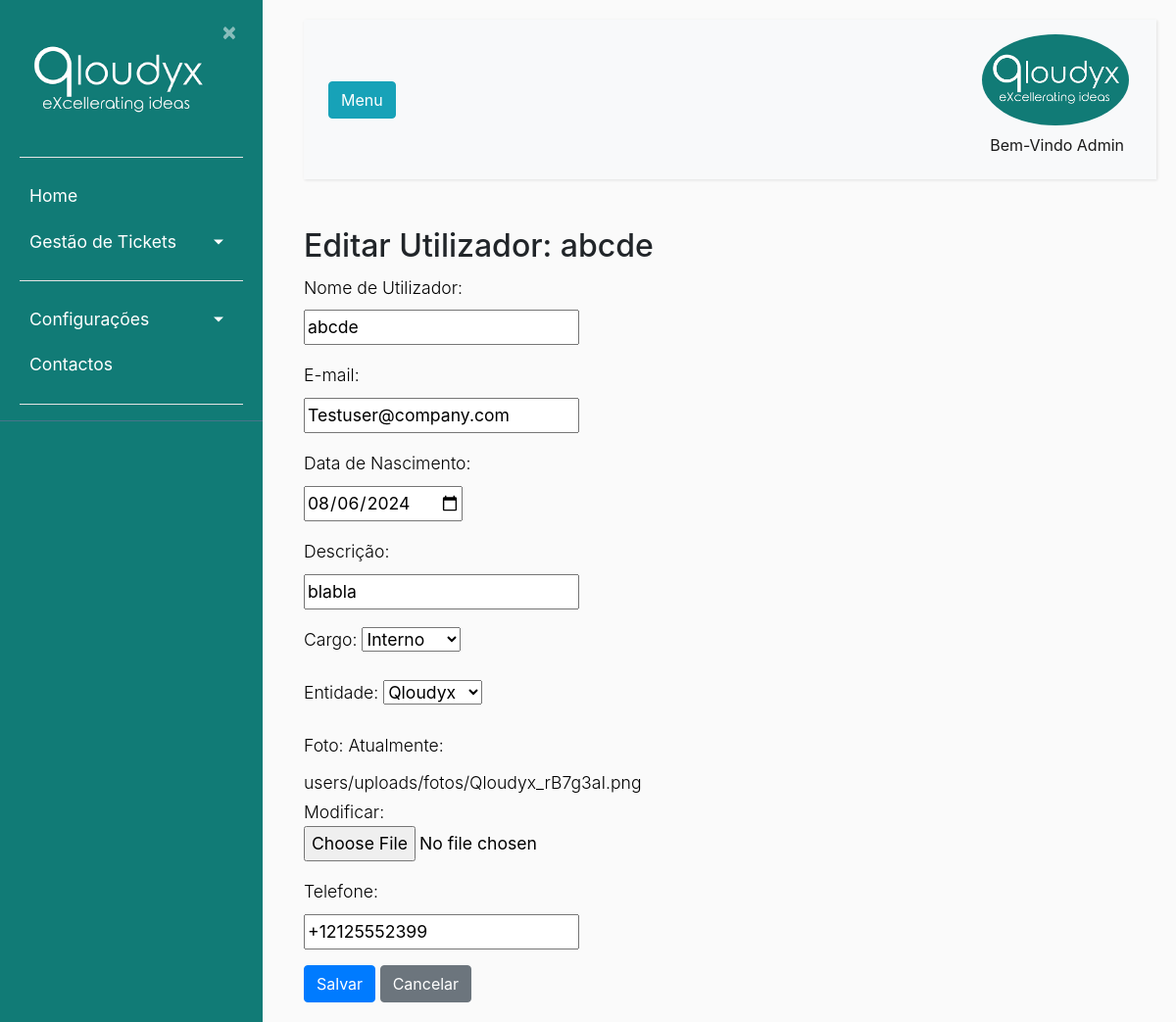
The app's page /10/profileedit/ (signed in), older data.
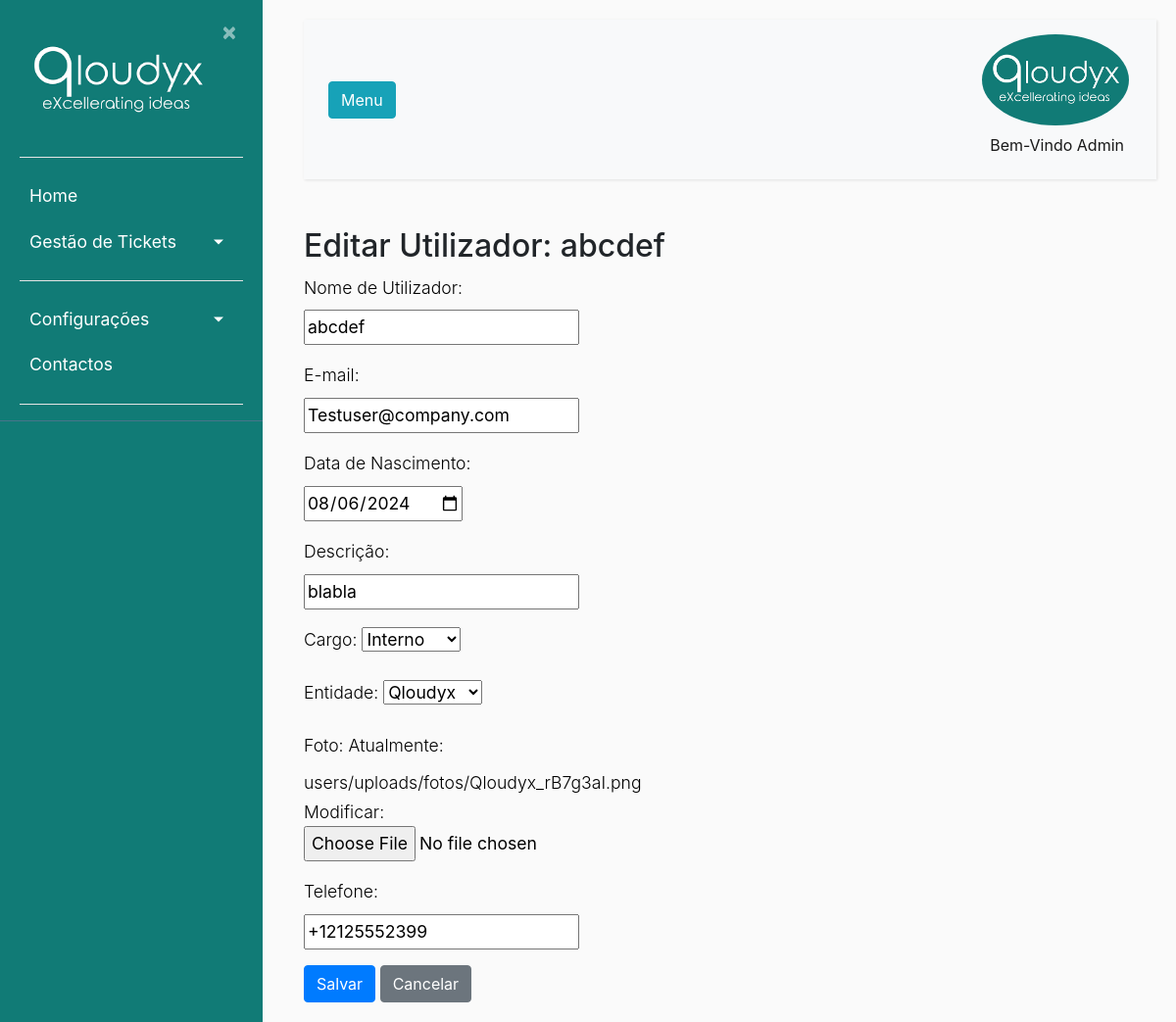
The same page, newer data.
### ticket/models.py (models this page shows, shortened)
class Usuarios(AbstractBaseUser):
    nome = models.CharField(max_length=100, unique=True,verbose_name='Utilizador')
    email = models.EmailField(verbose_name='E-mail')
    foto = models.ImageField(null=True, blank=True, upload_to='users/uploads/fotos',verbose_name='Foto')
    descricao = models.CharField(max_length=250, null=True)
    EscolhasRole = {
    ("Interno", "Interno"),
    ("Operador", "Operador"),
    ("Cliente", "Cliente"),
    }
    role = models.CharField(max_length=50,choices= EscolhasRole ,verbose_name='Cargo')
    entidade = models.ForeignKey(Entidades, on_delete=models.CASCADE, verbose_name='Entidade')
    telefone = PhoneNumberField(null=True, blank=False, unique=True, verbose_name='Telefone')
    date_of_birth = models.DateField(verbose_name='Data de Nascimento')
    is_active = models.BooleanField(default=True, verbose_name='Ativo?')
    is_admin = models.BooleanField(default=False, verbose_name='Admin?')
    objects = MyUserManager()
    USERNAME_FIELD = 'nome'
    REQUIRED_FIELDS = ['date_of_birth','email']

class Entidades(models.Model):
    nome = models.CharField(max_length=100)
    externo = models.BooleanField(default=False)
    def __str__(self):
        return self.nome

### users/views.py (the view, shortened to what this page needs)
# urls.py: path('<int:pk>/profileedit/',users_views.editar_user, name='editar_perfil'), #URL para editar os perfis
@login_required
def editar_user(request, pk):
    if request.user.nome == "Admin" or request.user.role == "Interno":
        utilizador = get_object_or_404(Usuarios,pk=pk)
        if request.method == 'POST':
            form = UserRegisterFormAdmin(request.POST, instance=utilizador)
            if form.is_valid():
                form.save()
                messages.success(request, f'Utilizador editado com sucesso.')
                return redirect('profile')
        else:
            form = UserRegisterFormAdmin(instance=utilizador)
        return render(request, 'users/profileedit.html', {'form': form, 'utilizador': utilizador})

### users/forms.py
class UserRegisterFormAdmin(forms.ModelForm):
    foto = forms.ImageField()
    date_of_birth = forms.DateField(widget=InputData,label="Data de Nascimento")
    class Meta:
        model = Usuarios
        fields = ['nome','email','date_of_birth','descricao','role','entidade','foto','telefone']
        exclude = ['']
        labels = {
        "nome": "Nome de Utilizador",
        "email":"E-mail",
        "date_of_birth": "Data de Nascimento",
        "descricao": "Descrição",
        "role":"Cargo",
        "entidade":"Entidade",
        "foto":"Foto",
        "telefone":"Telefone",
    }

### users/templates/users/profileedit.html (shortened to what this page needs)
{% extends "ticket/base.html" %}
{% block content %}
    <body>
        <h2 class="mt-2">Editar Utilizador: {{ utilizador.nome }}</h2>
        <form method="post">
            {{ form.as_p }}
            <button type="submit" class="btn btn-primary">Salvar</button>
            <a href="{% url 'profile' %}" class="btn btn-secondary">Cancelar</a>
        </form>
    </body>
{% endblock content %}

Row changes from the older to the newer data that the page shows:
changed Usuarios "Testuser@company.com": nome "abcde" → "abcdef"
